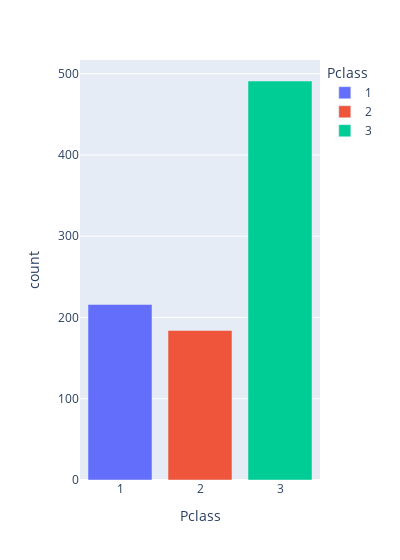

Here is the notebook cell this chart was saved with:
### Markdown cell above
### Plotly
We can pass a `DataFrame` directly to Plotly - note that we again use the `DataFrame` with a string column for correct output (ignore any Pandas warnings from the Plotly internals)

### Code cell
(
    px.bar(
        passenger_class_counts_string_column_df,
        x="Pclass",
        y="count",
        color="Pclass",
        width=400
    )
)

### Figure 1 — Plotly figure (JSON) as saved in the notebook; plotly's stock layout.template omitted (floating-point values rounded to 4 significant figures)
{"data": [{"alignmentgroup": "True", "hovertemplate": "Pclass=%{x}<br>count=%{y}<extra></extra>", "legendgroup": "1", "marker": {"color": "#636efa", "pattern": {"shape": ""}}, "name": "1", "offsetgroup": "1", "orientation": "v", "showlegend": true, "textposition": "auto", "type": "bar", "x": ["1"], "xaxis": "x", "y": [216], "yaxis": "y"}, {"alignmentgroup": "True", "hovertemplate": "Pclass=%{x}<br>count=%{y}<extra></extra>", "legendgroup": "2", "marker": {"color": "#EF553B", "pattern": {"shape": ""}}, "name": "2", "offsetgroup": "2", "orientation": "v", "showlegend": true, "textposition": "auto", "type": "bar", "x": ["2"], "xaxis": "x", "y": [184], "yaxis": "y"}, {"alignmentgroup": "True", "hovertemplate": "Pclass=%{x}<br>count=%{y}<extra></extra>", "legendgroup": "3", "marker": {"color": "#00cc96", "pattern": {"shape": ""}}, "name": "3", "offsetgroup": "3", "orientation": "v", "showlegend": true, "textposition": "auto", "type": "bar", "x": ["3"], "xaxis": "x", "y": [491], "yaxis": "y"}], "layout": {"barmode": "relative", "legend": {"title": {"text": "Pclass"}, "tracegroupgap": 0}, "margin": {"t": 60}, "width": 400, "xaxis": {"anchor": "y", "categoryarray": ["1", "2", "3"], "categoryorder": "array", "domain": [0, 1], "title": {"text": "Pclass"}}, "yaxis": {"anchor": "x", "domain": [0, 1], "title": {"text": "count"}}}}
